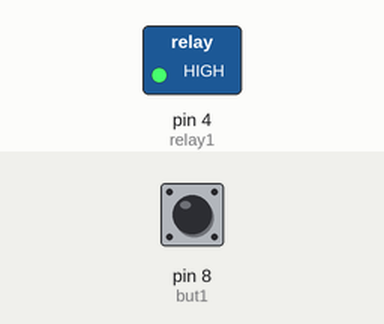
This sketch was run on a simulated Arduino Uno, built with avr-gcc and run on an emulated ATmega328P. On the bench: switched loads named in the sketch (green lamp = pin HIGH). The inputs (shaded band) are chosen by the test bench; at power-on: pin 8 (but1) HIGH.

Above: at 1.2 s.
1.3 s: pin 8 (but1) pulled LOW for 0.15 s
At 1.37 s:
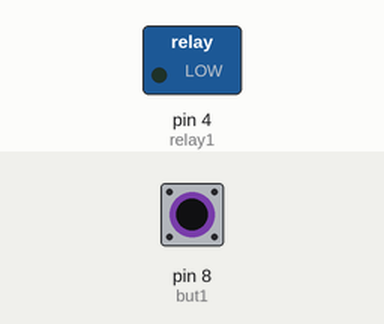
2.9 s: pin 8 (but1) pulled LOW for 3.2 s
At 7.0 s:
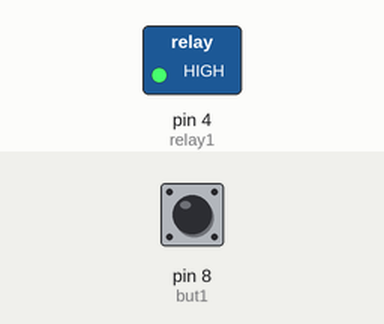
Timing chart, 0 to 8.5 s (numbered marks = the images above; inputs shaded):
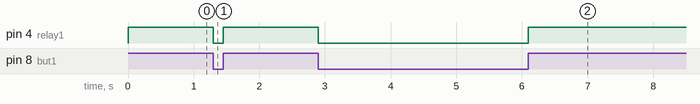

The sketch:

button.ino
```cpp
int but1 = 8;
int relay1 = 4;
int butState = 0;

void setup() {
    pinMode(but1,INPUT);
    pinMode(relay1,OUTPUT);

}

void loop() {
  butState = digitalRead(but1);
  if(butState == LOW)
    digitalWrite(relay1,LOW);
  else
    digitalWrite(relay1,HIGH);


}
```

Measured:
- after the input at 1.3 s, pin 4 (relay1): HIGH → LOW at once, → HIGH 0.15 s later
- after the input at 2.9 s, pin 4 (relay1): HIGH → LOW at once, → HIGH 3.2 s later
